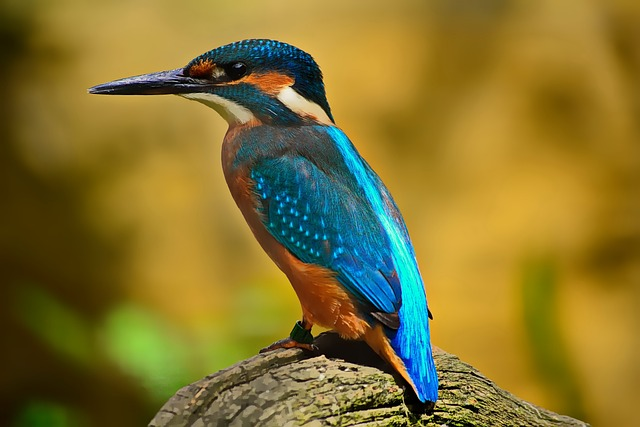
#> input picture bird.jpg, 640 x 427 px
$ jupyter execute --allow-errors Matplotlib.ipynb
#> lines starting #> are read from the running program, lines starting #| are printed output that depends on the picture
[cell 1]
import matplotlib.pyplot as plt
import pandas as pd
plt.figure(figsize=(80,50))

Linear PLot

[cell 2]
x=[1,2,3,5]
y=[4,5,21,1]
plt.plot(x,y)
plt.show()

[cell 3]
x=[1,2,3,5]
y=[4,5,21,1]
plt.plot(x,y)
plt.show()

changre color of the plot

[cell 4]
plt.plot(x,y,c='r')
plt.show()

Set marker on plot

[cell 5]
plt.plot(x,y,marker='o')
plt.show()

[cell 6]
plt.plot(y,marker='^')
plt.show()

[cell 7]
plt.plot(x,marker='.')
plt.show()

BAR GRAPH

[cell 8]
x=[2,4,6,8]
y=[7,21,35,49]
plt.bar(x,y)
plt.show()
#> figure, not shown here; tallest bar 49 high, from x = 7.6 to 8.4

[cell 9]
x=[2,4,6,8]
y=[7,21,35,49]
c=['r','g','b','y']
plt.bar(x,y,color=c)
plt.show()
#> figure, not shown here; tallest bar 49 high, from x = 7.6 to 8.4

[cell 10]
plt.barh(x,y)
plt.show()
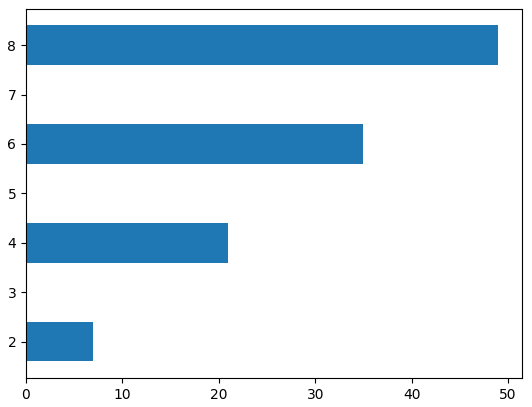
#> figure drawn by matplotlib, 1 panel

[cell 11]
x=[2,4,6,8]
y=[7,21,35,49]
c=['r','g','b','y']
plt.bar(x,y,color=c)
plt.xlabel("years")
plt.ylabel("production in 1000 units")
plt.show()
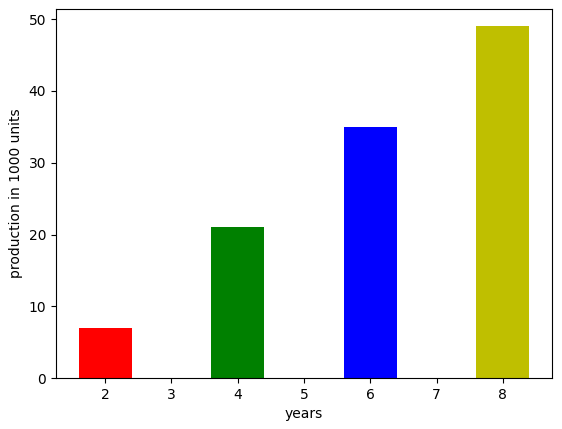
#> figure drawn by matplotlib, 1 panel; tallest bar 49 high, from x = 7.6 to 8.4

SCATTER PLOT

[cell 12]
x=[1,3,5,7,9]
y=[3,6,9,12,1]
c=['r','g','y','b','c']
plt.scatter(x,y,color=c)
plt.show()
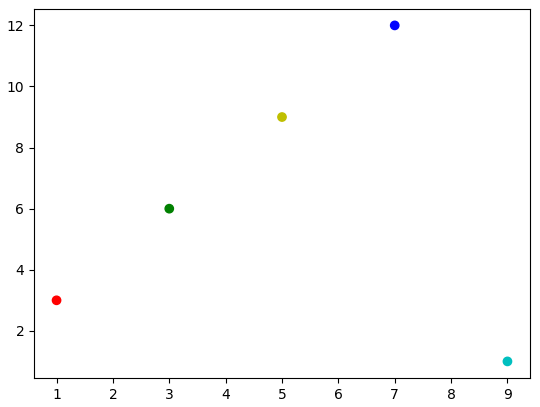
#> figure drawn by matplotlib, 1 panel

[cell 13]
plt.scatter(x,y,s=150,color=c)
plt.xlabel("x-production")
plt.ylabel("y-label")
plt.show()
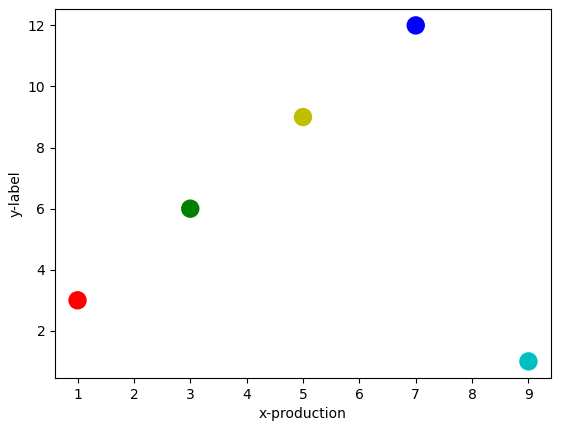
#> figure drawn by matplotlib, 1 panel

changing the color of an image

[cell 14]
# import numpy as np
# import matplotlib.pyplot as plt
from PIL import Image

# fname=r'ritikphoto.jpeg'
fname=r'bird.jpg'

# opening image using pil
image=Image.open(fname).convert('L')
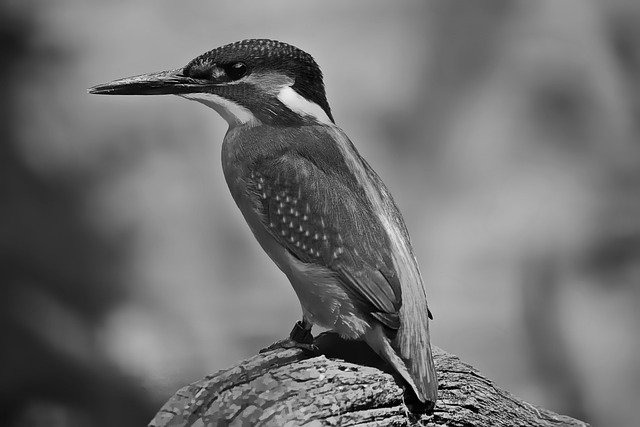
#> image: PIL image 640x427 L; min 0, max 251, mean 112.9
# mapping image to gray scale
# plt.imshow(image,cmap='gist_heat_r')
# plt.imshow(image)
plt.imshow(image,cmap='rainbow')
plt.show()

[cell 15]
import numpy as np
import matplotlib.pyplot as plt
from PIL import Image

fname=r'ritikphoto.jpeg'
# fname=r'bird.jpg'

# opening image using pil
#> (the rest of this cell did not finish here and is left out)

[cell 16]
# import numpy as np
# import matplotlib.pyplot as plt
from PIL import Image

# fname=r'ritikphoto.jpeg'
fname=r'bird.jpg'
#> fname = 'bird.jpg'

# opening image using pil
image=Image.open(fname).convert('L')
# mapping image to gray scale
# plt.imshow(image,cmap='gist_heat_r')
# plt.imshow(image)
plt.imshow(image,cmap='rainbow')
plt.grid()
plt.show()

Matplotlib-Pie chart

to compare data we use bar graph

[cell 17]
import matplotlib.pyplot as plt
x=[2,3,4,5,6]
y=["Maths","English","Science","S.st","Hindi"]
plt.pie(x)
plt.show()
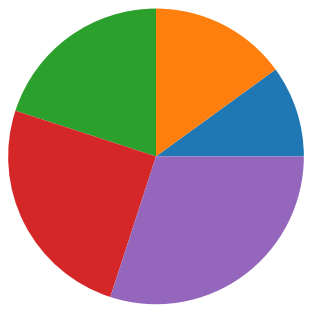
#> figure drawn by matplotlib, 1 panel

[cell 18]
import matplotlib.pyplot as plt
x=[2,3,4,5,6]
y=["Maths","English","Science","S.st","Hindi"]
plt.pie(x,labels=y)
plt.show()
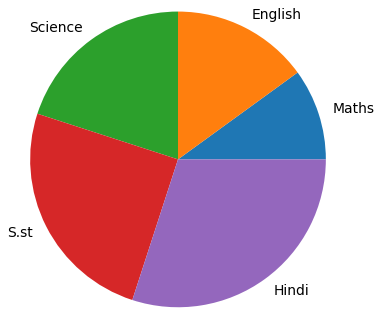
#> figure drawn by matplotlib, 1 panel

[cell 19]
import matplotlib.pyplot as plt
x=[2,3,4,5,6]
y=["Maths","English","Science","S.st","Hindi"]
c=['yellow','magenta','blue','aqua','red']
plt.pie(x,labels=y,colors=c)
plt.show()
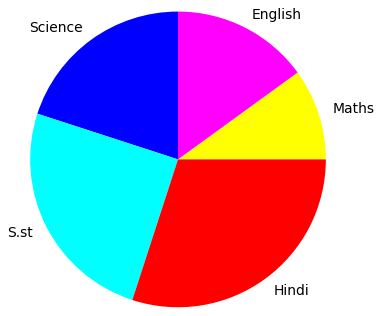
#> figure drawn by matplotlib, 1 panel

[cell 20]
import matplotlib.pyplot as plt
x=[2,3,4,5,6]
y=["Maths","English","Science","S.st","Hindi"]
c=['yellow','magenta','blue','aqua','red']
plt.pie(x,labels=y,colors=c)
# to show data with color
plt.legend()
plt.show()
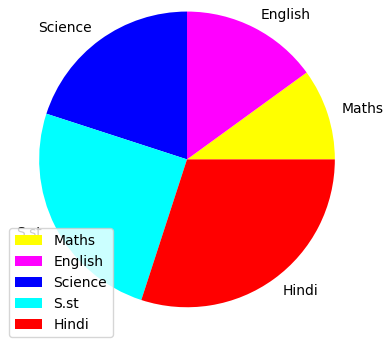
#> figure drawn by matplotlib, 1 panel

how you can save a Matplotlib plot as an image file?

Ans:- we use plt.savefig() function.

[cell 21]
# box plot

department=['HR','Services','Finance','Manager']
salary=[[2000,4000,6000,8000],
        [10000,20000,30000,20000],
        [12000,14000,16000,20000],
        [5000,10000,15000,20000]]
plt.boxplot(salary,labels=department)
plt.ylabel('salary')
# yellow line shows the mean of all observations
plt.show()
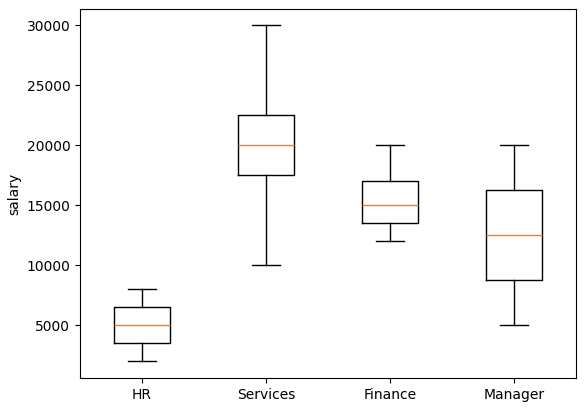
#> figure drawn by matplotlib, 1 panel
